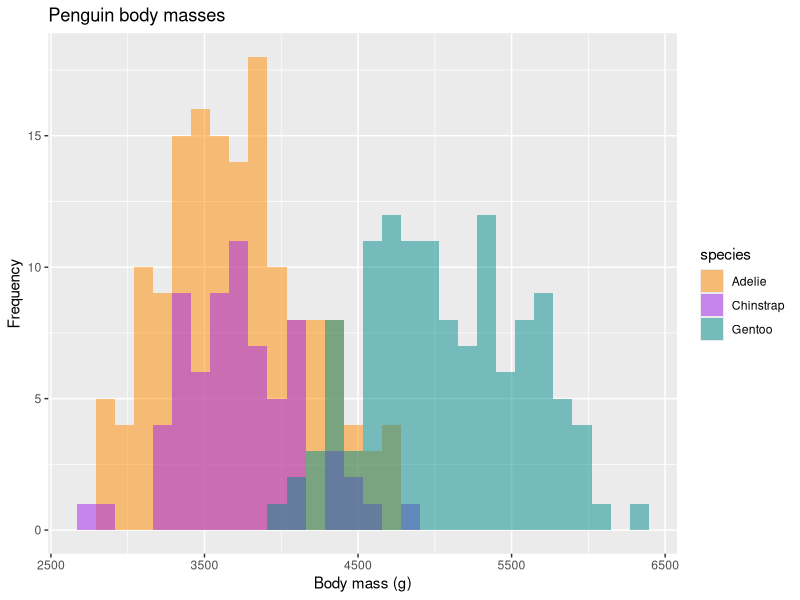

Write R code to recreate this figure.
## ---- chunk 1
#| eval: true
#| echo: true
#| warning: false
#| message: false
library(ggplot2)
library(palmerpenguins)

ggplot(data = penguins, aes(x = body_mass_g, fill = species)) +
  geom_histogram(alpha = 0.5, 
                 position = "identity") +
  scale_fill_manual(values = c("darkorange","purple","cyan4")) +
  labs(x = "Body mass (g)",
       y = "Frequency",
       title = "Penguin body masses")
